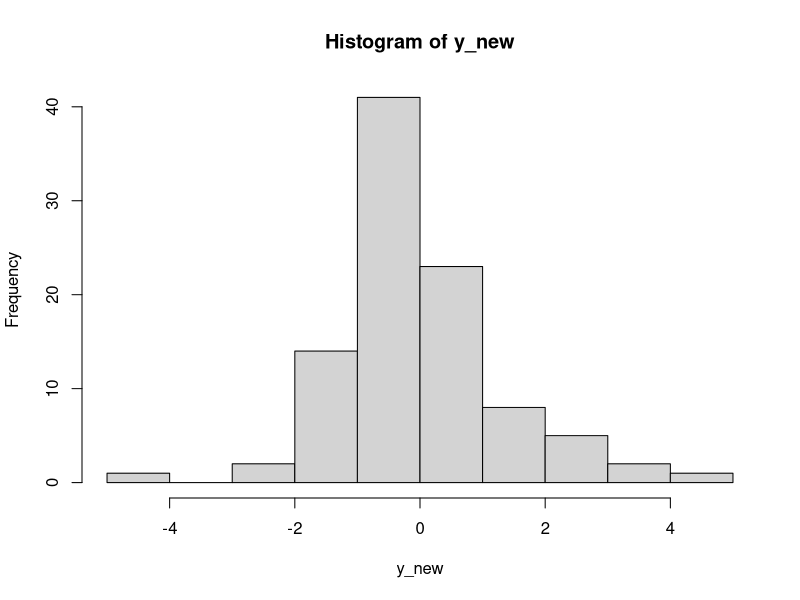

Write the R code that produced this figure.
new_mean <- function(y, n_sds = 2){
  mu <- mean(y)
  sigma <- sd(y)
  remove_indices <- which(abs(y - mu) > n_sds * sigma )
  y_new <- y[-remove_indices]
  length(y_new)
  print(mean(y_new))
  hist(y_new)
  
}

set.seed(0);y <-rt(100,df=4)
new_mean(y,3)